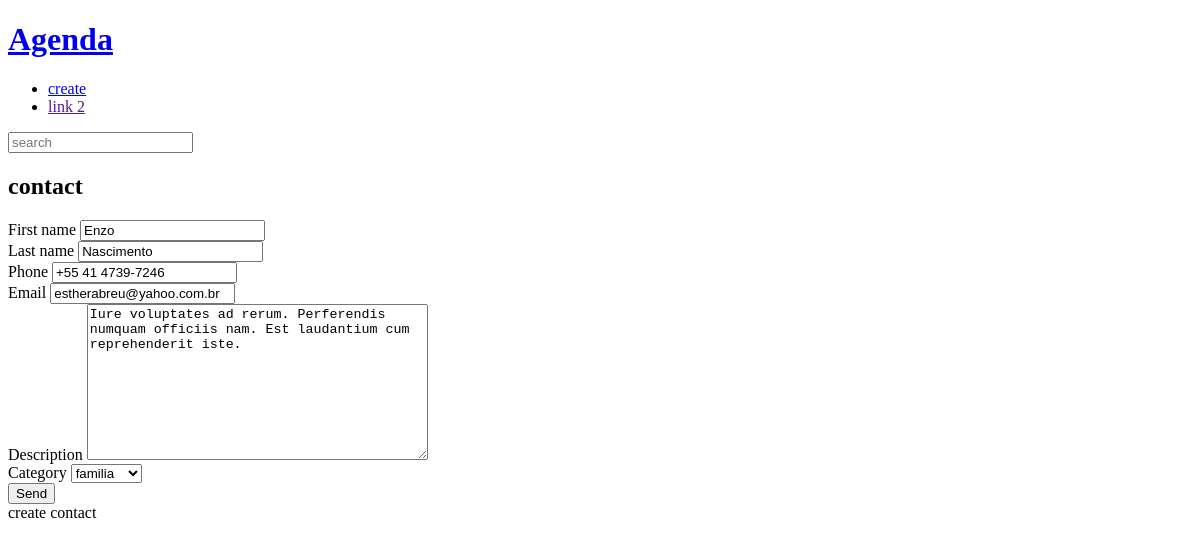
Before: /contact/1001/update with the older database file.
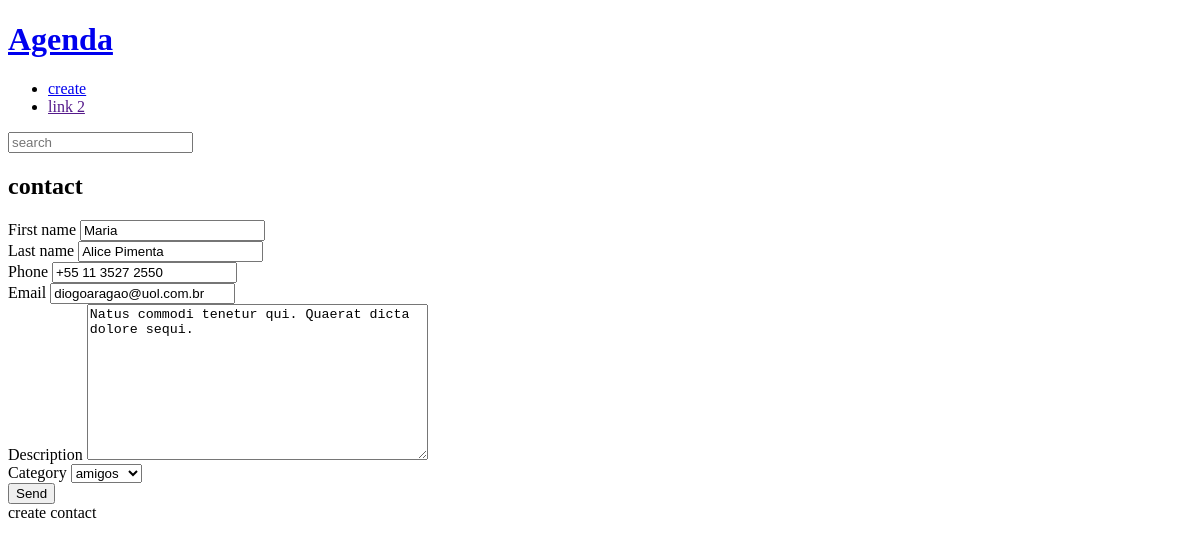
After: the same page with the newer database file.
### contact/models.py (models this page shows, shortened)
class Contact(models.Model):
    first_name = models.CharField(max_length=50)
    last_name = models.CharField(max_length=50,blank=True)
    phone = models.CharField(max_length=15)
    email = models.EmailField(max_length=254, blank=True)
    created_date = models.DateTimeField(default=timezone.now)
    description = models.TextField(blank=True)
    show = models.BooleanField(default=True)
    picture = models.ImageField(upload_to='pictures/%Y/%m', blank=True, null=True)
    Category = models.ForeignKey(
        category,
        on_delete=models.SET_NULL,
        blank=True,
        null=True,
        )

### contact/views/contact_forms.py (the view, shortened to what this page needs)
# urls.py: path('contact/<int:contact_id>/update', views.update, name='update'),
def update (request,contact_id):
    contact = get_object_or_404(
        Contact,
        pk=contact_id,
        show=True,
        )
    form_action  = reverse("contact:update",args=(contact_id,))
    context = {
                "form" : ContactForms(instance=contact),
                "form_action": form_action,
        }
    return render(
        request,
        "contact/create.html",
        context
        )

### contact/forms.py (shortened to what this page needs)
class ContactForms(forms.ModelForm):
    class Meta:
        model = Contact
        fields = (
            "first_name","last_name", "phone",
            "email","description", "Category",
            )
        widgets = {
            "first_name" : forms.TextInput(
                attrs= {
                    "class":"classe - a",
                    "placeholder":" Escreva aqui"
                }
            )
        }

### contact/models.py (called while the page is built)
    def __str__(self) -> str:
        return self.name

### contact/templates/contact/create.html (shortened to what this page needs)
{% extends 'global/base.html' %}
{%block content %}
    <div class="form-wrapper">
        <h2>contact</h2>
        <form
            action="{{form_action}}"
            method="POST"
            enctype="multipart/form-data"
            >
            <div class="form-content">
                {% for field in form %}
                <div class="form-group">
                    <label for="{{ field.id_for_label}}">{{ field.label }}</label>
                    {{field}}
                </div>
            </div>
            {% endfor %}
            <div class="form-content">
                <div class="form-group">
                    <button  class="btn" type="submit" >Send</button>
                </div>
            </div>
        create contact
{%endblock content %}

### base_templates/global/base.html (shortened to what this page needs)
<!DOCTYPE html>
<html lang="pt-BR">
<head>
    {% include 'global/partials/_head.html' %}
</head>
    <body>
        {% include 'global/partials/_header.html' %}
        <main class="content">
            {%block content%}{% endblock %}
        </main>
    </body>
</html>

### base_templates/global/partials/_head.html (shortened to what this page needs)
    {% load static %}
    <link rel="stylesheet" href="{% static 'global/css/style.css' %}">

### base_templates/global/partials/_header.html
    <header class="header">
        <h1 class=" header-heading">
            <a href="{% url 'contact:index' %}" class="header-link">
                Agenda
            </a>
        </h1>
        <nav class="menu">
            <ul class="menu-list">
                <li class="menu-item">
                    <a href= "{% url "contact:create" %}"  class="menu-link">
                        create
                    </a>
                </li>
                 <li class="menu-item">
                    <a href="" class="menu-link">
                        link 2
                    </a>
                </li>
            </ul>
        </nav>
        <div class="search">
            <form
            action="{% url 'contact:search' %}"
            method="get"
            >
                <input
                 type="search"
                 class="search-input"
                 placeholder="search"
                 id="search"
                 name="q"
                 value="{{request.GET.q.strip}}"
                 >
            </form>
        </div>
    </header>

### base_static/global/css/style.css (style rules this page uses)
body { background-color: #ffffff; }

Changed rows visible on the page:
changed Contact: first_name "Enzo" → "Maria"; last_name "Nascimento" → "Alice Pimenta"; phone "+55 41 4739-7246" → "+55 11 3527 2550"; email "estherabreu@yahoo.com.br" → "diogoaragao@uol.com.br"; description "Iure voluptates ad rerum. Perferendis numquam officiis nam. Est laudantium cum reprehenderit iste." → "Natus commodi tenetur qui. Quaerat dicta dolore sequi."; Category "familia" → "amigos"
